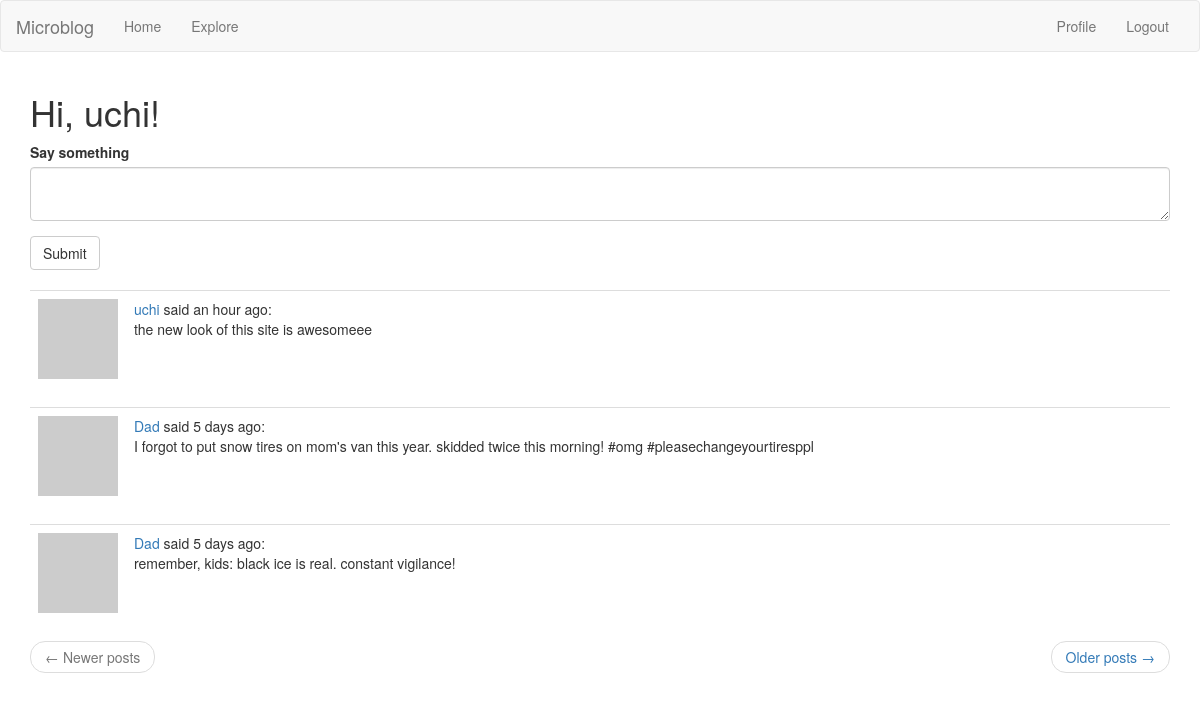
The app's page /index (signed in) with its own data.
### app/models.py (models this page shows, shortened)
class User(UserMixin, db.Model):
    id = db.Column(db.Integer, primary_key = True)
    username = db.Column(db.String(64), index = True, unique = True)
    email = db.Column(db.String(120), index = True, unique = True)
    password_hash = db.Column(db.String(128))
    posts = db.relationship("Post", backref = "author", lazy = "dynamic")
    about_me = db.Column(db.String(140))
    last_seen = db.Column(db.DateTime, default = datetime.utcnow)
    followed = db.relationship("User", secondary = followers,
    primaryjoin = (followers.c.follower_id == id),
    secondaryjoin = (followers.c.followed_id == id),
    backref = db.backref("followers", lazy = "dynamic"), lazy = "dynamic")
    def avatar(self, size):
        digest = md5(self.email.lower().encode("utf-8")).hexdigest()
        return "https://www.gravatar.com/avatar/{}?d=retro&s={}".format(digest, size)
    def followed_posts(self):
        followed = Post.query.join(followers,(
            followers.c.followed_id == Post.user_id)).filter(
            followers.c.follower_id == self.id)
        own = Post.query.filter(Post.user_id == self.id)
        return followed.union(own).order_by(Post.timestamp.desc())

class Post(db.Model):
    id = db.Column(db.Integer, primary_key = True)
    body = db.Column(db.String(140))
    timestamp = db.Column(db.DateTime, index = True, default = datetime.utcnow)
    user_id = db.Column(db.Integer, db.ForeignKey("user.id"))

### app/routes.py (the view)
@flaskApp.route("/", methods = ["GET", "POST"])
@flaskApp.route("/index", methods = ["GET", "POST"])
@login_required
def index():
    form = PostForm()
    if form.validate_on_submit():
        post = Post(body = form.post.data, author = current_user)
        db.session.add(post)
        db.session.commit()
        flash("Your post is now live!")
        return redirect(url_for("index"))
    page = request.args.get("page", 1, type = int)
    posts = current_user.followed_posts().paginate(page,
        flaskApp.config["POSTS_PER_PAGE"], False)
    next_url = url_for("index", page = posts.next_num) if posts.has_next else None
    prev_url = url_for("index", page = posts.prev_num) if posts.has_prev else None
    return render_template("index.html", title = "Home Page", form = form,
        posts = posts.items, next_url = next_url, prev_url = prev_url)

### app/forms.py
class PostForm(FlaskForm):
    post = TextAreaField("Say something", validators=[DataRequired(),
        Length(min=0, max=140)])
    submit = SubmitField("Submit")

### app/models.py (called while the page is built)
@login.user_loader
def load_user(id):
    return User.query.get(int(id))

### app/routes.py (called while the page is built)
@flaskApp.before_request
def before_request():
    if current_user.is_authenticated:
        current_user.last_seen = datetime.utcnow()
        db.session.commit()

### app/templates/index.html
{% extends "base.html" %}
{% import 'bootstrap/wtf.html' as wtf %}
{% block app_content %}
    <h1>Hi, {{ current_user.username }}!</h1>
    {% if form %}
            {{ wtf.quick_form(form) }}
    <br>
    {% endif %}
    {% for post in posts %}
        {% include "_post.html" %}
    {% endfor %}
    <nav aria-label="...">
        <ul class="pager">
            <li class="previous{% if not prev_url %} disabled{% endif %}">
                <a href="{{ prev_url or '#' }}">
                    <span aria-hidden="true">&larr;</span> Newer posts
                </a>
            </li>
            <li class="next{% if not next_url %} disabled{% endif %}">
                <a href="{{ next_url or '#' }}">
                    Older posts <span aria-hidden="true">&rarr;</span>
                </a>
            </li>
        </ul>
    </nav>
{% endblock %}

### app/templates/_post.html
<table class = "table table-hover">
    <tr>
        <td width = "70px">
            <a href = "{{ url_for('user', username = post.author.username) }}">
                <img src = "{{ post.author.avatar(70) }}">
            </a>
        </td>
        <td>
            <a href = "{{ url_for('user', username = post.author.username) }}">
            {{ post.author.username }}
            </a>
            said {{ moment(post.timestamp).fromNow() }}:
            <br>
            {{ post.body }}
        </td>
    </tr>
</table>

### records on screen
User: username "uchi"
Post: author.username "uchi", timestamp "an hour ago", body "the new look of this site is awesomeee"
Post: author.username "Dad", timestamp "5 days ago", body "I forgot to put snow tires on mom's van this year. skidded twice this morning! #omg #pleasechangeyourtiresppl"
Post: author.username "Dad", timestamp "5 days ago", body "remember, kids: black ice is real. constant vigilance!"
